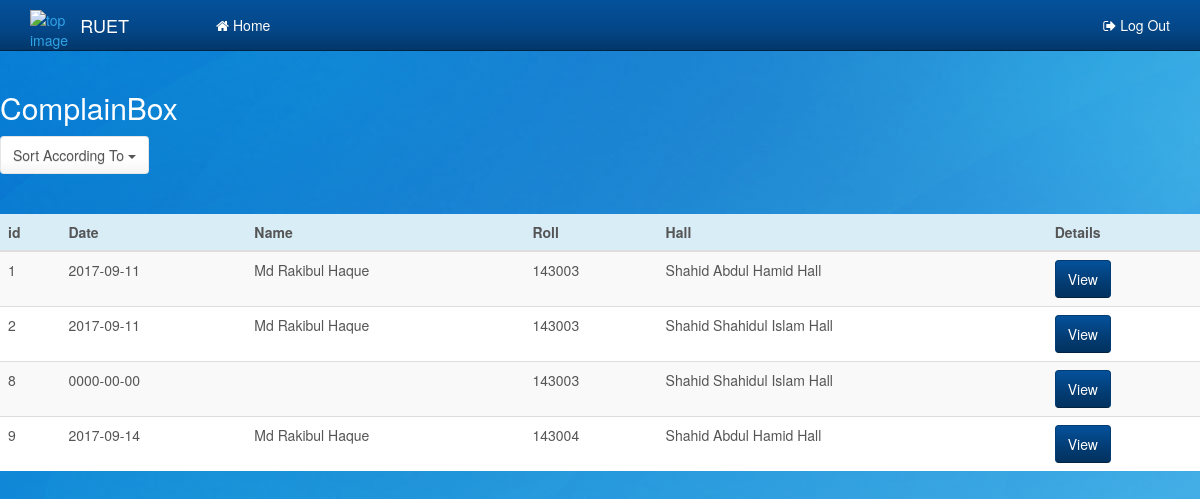
The page /Complainstore.php on the database its author committed.
### tables this page shows
CREATE TABLE `complainbox` (
  `cid` int(12) NOT NULL,
  `user` varchar(50) NOT NULL,
  `cname` varchar(50) NOT NULL,
  `chall` varchar(50) NOT NULL,
  `cdate` date NOT NULL,
  `cabout` varchar(250) NOT NULL,
  `cdescription` text NOT NULL
);

CREATE TABLE `student` (
  `uid` int(15) NOT NULL,
  `sname` varchar(50) NOT NULL,
  `scon` varchar(12) NOT NULL,
  `fname` varchar(50) NOT NULL,
  `fcon` varchar(12) NOT NULL,
  `mname` varchar(50) NOT NULL,
  `mcon` varchar(12) NOT NULL,
  `dept` varchar(50) NOT NULL,
  `hall` varchar(50) NOT NULL,
  `roll` varchar(12) NOT NULL,
  `room` int(12) NOT NULL,
  `user` varchar(50) NOT NULL,
  `email` varchar(50) NOT NULL,
  `pass` varchar(50) NOT NULL,
  `Active` int(11) NOT NULL DEFAULT '0',
  `hash` varchar(200) NOT NULL
);

### Complainstore.php (the view, shortened to what this page needs)
<?php
require_once('db.php');?>
<!DOCTYPE html>
<html lang="en">
  <head>
    <link href="css/bootstrap.min.css" rel="stylesheet">
    <link href="css/Dashboard.css" rel="stylesheet">
    <link rel="stylesheet" href="css/font-awesome.min.css">
    <link rel="stylesheet" href="css/animate.css">
  </head>
  <body>
     <nav class="navbar navbar-fixed-top navbar-inverse">
      <div class="container">
        <div class="navbar-header">
          <a href="index.html">
              <div class="row">
                  <div class="col-xs-3"><img src="img/logo.png" alt="top image" style="height: 30px; width: 30px; margin-top: 10px;"></div>
                  <div class="col-xs-9"><a class="navbar-brand" href="index.html">RUET</a></div>
              </div>
          </a>
        </div>
        <div class="collapse navbar-collapse" id="bs-example-navbar-collapse-1">
               <ul class="nav navbar-nav navbar-right">
                        <li><a href="Adminlogin.php"><i class="fa fa-sign-out"></i> Log Out</a></li>
               </ul>
          <ul class="nav navbar-nav navbar-left">
            <li><a href="Dashboard.php"><i class="fa fa-home"></i> Home</a></li>
          </ul>
        </div>
      </div>
    </nav>
        <h2 style="color:white;">ComplainBox</h2>
        <div class="dropdown">
            <button class="btn btn-default dropdown-toggle" type="button" id="dropdownMenu1" data-toggle="dropdown" aria-haspopup="true" aria-expanded="true">Sort According To
                <span class="caret"></span>
            </button>
        </div>
        <br><br>
       <table class="table table-striped"  style="background-color:white";>
       <thead>
            <tr class="info">
                <th>id</th>
                <th>Date</th>
                <th>Name</th>
                <th>Roll</th>
                <th>Hall</th>
                <th>Details</th>
            </tr>
        </thead>
        <tbody>
            <?php
                  $sort_by = 'none';
                  if($sort_by == 'hall'){
                      $complain_query = "SELECT complainbox.cid, complainbox.cdate, complainbox.cname, student.roll, complainbox.chall, complainbox.cabout, complainbox.cdescription FROM complainbox, student WHERE student.user=complainbox.user ORDER BY complainbox.chall";
                  }
                  else if($sort_by == 'date'){
                      $complain_query = "SELECT complainbox.cid, complainbox.cdate, complainbox.cname, student.roll, complainbox.chall, complainbox.cabout, complainbox.cdescription FROM complainbox, student WHERE student.user=complainbox.user ORDER BY complainbox.cdate";
                  }
                  else{
                      $complain_query = "SELECT complainbox.cid, complainbox.cdate, complainbox.cname, student.roll, complainbox.chall, complainbox.cabout, complainbox.cdescription FROM complainbox, student WHERE student.user=complainbox.user";
                  }
                  $run = mysqli_query($connection,$complain_query);
                  if(mysqli_num_rows($run) > 0){
                      while($row = mysqli_fetch_array($run)){
                          $complain_cid = $row['cid'];
                          $complain_cname = $row['cname'];
                          $complain_roll = $row['roll'];
                          $complain_chall = $row['chall'];
                          $complain_cdate = $row['cdate'];
            ?>
            <tr>
            <td><?php echo $complain_cid; ?></td>
            <td><?php echo $complain_cdate; ?></td>
            <td><?php echo $complain_cname; ?></td>
            <td><?php echo $complain_roll; ?></td>
            <td><?php echo $complain_chall; ?></td>
            <td><button type="button" class="btn btn-info btn-md" data-toggle="modal" data-target="#myModal<?php echo $complain_cid; ?>">View</button>
             </td>
        </tr>
        <?php
                }
                  }
        ?>
        </tbody>
    </table>
  </body>
</html>

### css/Dashboard.css (style rules this page uses)
body { background-image: url(../img/bluebackground.jpg); }

### rows shown on the page
complainbox: cid "1", cdate "2017-09-11", cname "Md Rakibul Haque", student.roll "143003", chall "Shahid Abdul Hamid Hall"
complainbox: cid "2", cdate "2017-09-11", cname "Md Rakibul Haque", student.roll "143003", chall "Shahid Shahidul Islam Hall"
complainbox: cid "8", cdate "0000-00-00", student.roll "143003", chall "Shahid Shahidul Islam Hall"
complainbox: cid "9", cdate "2017-09-14", cname "Md Rakibul Haque", student.roll "143004", chall "Shahid Abdul Hamid Hall"
